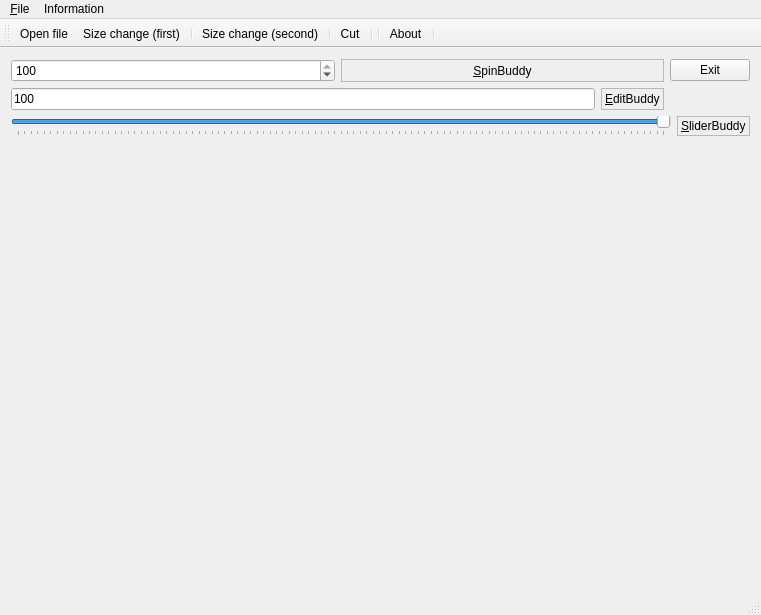
<?xml version="1.0" encoding="UTF-8"?>
<ui version="4.0">
 <class>MainWindow</class>
 <widget class="QMainWindow" name="MainWindow">
  <property name="geometry">
   <rect>
    <x>0</x>
    <y>0</y>
    <width>761</width>
    <height>614</height>
   </rect>
  </property>
  <property name="windowTitle">
   <string>MainWindow</string>
  </property>
  <property name="windowIcon">
   <iconset resource="myimages.qrc">
    <normaloff>:/Images/Images/icon2.ico</normaloff>:/Images/Images/icon2.ico</iconset>
  </property>
  <widget class="QWidget" name="centralWidget">
   <layout class="QGridLayout" name="gridLayout_2">
    <item row="0" column="1">
     <widget class="QPushButton" name="pushButton">
      <property name="text">
       <string>Exit</string>
      </property>
      <property name="icon">
       <iconset resource="myimages.qrc">
        <normaloff>:/Images/Images/Disney_42.png</normaloff>:/Images/Images/Disney_42.png</iconset>
      </property>
     </widget>
    </item>
    <item row="1" column="0">
     <layout class="QHBoxLayout" name="horizontalLayout_2">
      <item>
       <widget class="QLineEdit" name="lineEdit">
        <property name="text">
         <string>100</string>
        </property>
        <property name="maxLength">
         <number>3</number>
        </property>
       </widget>
      </item>
      <item>
       <widget class="QLabel" name="label_2">
        <property name="frameShape">
         <enum>QFrame::StyledPanel</enum>
        </property>
        <property name="text">
         <string>&amp;EditBuddy</string>
        </property>
        <property name="buddy">
         <cstring>lineEdit</cstring>
        </property>
       </widget>
      </item>
     </layout>
    </item>
    <item row="0" column="0">
     <layout class="QHBoxLayout" name="horizontalLayout">
      <item>
       <widget class="QSpinBox" name="spinBox">
        <property name="maximum">
         <number>100</number>
        </property>
        <property name="value">
         <number>100</number>
        </property>
       </widget>
      </item>
      <item>
       <widget class="QLabel" name="label">
        <property name="frameShape">
         <enum>QFrame::StyledPanel</enum>
        </property>
        <property name="text">
         <string>&amp;SpinBuddy</string>
        </property>
        <property name="alignment">
         <set>Qt::AlignCenter</set>
        </property>
        <property name="buddy">
         <cstring>spinBox</cstring>
        </property>
       </widget>
      </item>
     </layout>
    </item>
    <item row="2" column="0" colspan="2">
     <layout class="QHBoxLayout" name="horizontalLayout_3">
      <item>
       <widget class="QSlider" name="horizontalSlider">
        <property name="toolTip">
         <string extracomment="Масштаб %"/>
        </property>
        <property name="toolTipDuration">
         <number>5</number>
        </property>
        <property name="maximum">
         <number>100</number>
        </property>
        <property name="value">
         <number>100</number>
        </property>
        <property name="orientation">
         <enum>Qt::Horizontal</enum>
        </property>
        <property name="invertedAppearance">
         <bool>false</bool>
        </property>
        <property name="invertedControls">
         <bool>false</bool>
        </property>
        <property name="tickPosition">
         <enum>QSlider::TicksBelow</enum>
        </property>
       </widget>
      </item>
      <item>
       <widget class="QLabel" name="label_3">
        <property name="frameShape">
         <enum>QFrame::StyledPanel</enum>
        </property>
        <property name="text">
         <string>&amp;SliderBuddy</string>
        </property>
        <property name="buddy">
         <cstring>horizontalSlider</cstring>
        </property>
       </widget>
      </item>
     </layout>
    </item>
    <item row="3" column="0">
     <widget class="MyPicture" name="widget" native="true">
      <property name="enabled">
       <bool>false</bool>
      </property>
      <property name="minimumSize">
       <size>
        <width>0</width>
        <height>440</height>
       </size>
      </property>
     </widget>
    </item>
   </layout>
  </widget>
  <widget class="QToolBar" name="mainToolBar">
   <attribute name="toolBarArea">
    <enum>TopToolBarArea</enum>
   </attribute>
   <attribute name="toolBarBreak">
    <bool>false</bool>
   </attribute>
   <addaction name="actionOpen_file"/>
   <addaction name="actionSize_change_first"/>
   <addaction name="separator"/>
   <addaction name="actionSize_change_second"/>
   <addaction name="separator"/>
   <addaction name="actionCut"/>
   <addaction name="separator"/>
   <addaction name="separator"/>
   <addaction name="actionAbout"/>
   <addaction name="separator"/>
  </widget>
  <widget class="QStatusBar" name="statusBar"/>
  <widget class="QMenuBar" name="menuBar">
   <property name="geometry">
    <rect>
     <x>0</x>
     <y>0</y>
     <width>761</width>
     <height>21</height>
    </rect>
   </property>
   <widget class="QMenu" name="Act">
    <property name="title">
     <string>&amp;File</string>
    </property>
    <addaction name="actionOpen_file"/>
    <addaction name="actionSize_change_first"/>
    <addaction name="actionSize_change_second"/>
    <addaction name="actionCut"/>
   </widget>
   <widget class="QMenu" name="menuInformation">
    <property name="title">
     <string>Information</string>
    </property>
    <addaction name="actionAbout"/>
   </widget>
   <addaction name="Act"/>
   <addaction name="menuInformation"/>
  </widget>
  <action name="actionSize_change_first">
   <property name="text">
    <string>Size change (first)</string>
   </property>
   <property name="shortcut">
    <string>Ctrl+2</string>
   </property>
  </action>
  <action name="actionSize_change_second">
   <property name="text">
    <string>Size change (second)</string>
   </property>
   <property name="shortcut">
    <string>Ctrl+3</string>
   </property>
  </action>
  <action name="actionCut">
   <property name="text">
    <string>Cut</string>
   </property>
   <property name="shortcut">
    <string>Ctrl+4</string>
   </property>
  </action>
  <action name="actionAbout">
   <property name="text">
    <string>About</string>
   </property>
   <property name="shortcut">
    <string>Ctrl+5</string>
   </property>
  </action>
  <action name="actionOpen_file">
   <property name="text">
    <string>Open file</string>
   </property>
   <property name="shortcut">
    <string>Ctrl+1</string>
   </property>
  </action>
 </widget>
 <layoutdefault spacing="6" margin="11"/>
 <customwidgets>
  <customwidget>
   <class>MyPicture</class>
   <extends>QWidget</extends>
   <header>mypicture.h</header>
   <container>1</container>
   <slots>
    <slot>scaleChanged(int)</slot>
    <slot>windowChange()</slot>
   </slots>
  </customwidget>
 </customwidgets>
 <resources>
  <include location="myimages.qrc"/>
 </resources>
 <connections>
  <connection>
   <sender>spinBox</sender>
   <signal>valueChanged(QString)</signal>
   <receiver>lineEdit</receiver>
   <slot>setText(QString)</slot>
   <hints>
    <hint type="sourcelabel">
     <x>112</x>
     <y>74</y>
    </hint>
    <hint type="destinationlabel">
     <x>103</x>
     <y>87</y>
    </hint>
   </hints>
  </connection>
  <connection>
   <sender>spinBox</sender>
   <signal>valueChanged(int)</signal>
   <receiver>horizontalSlider</receiver>
   <slot>setValue(int)</slot>
   <hints>
    <hint type="sourcelabel">
     <x>57</x>
     <y>74</y>
    </hint>
    <hint type="destinationlabel">
     <x>45</x>
     <y>133</y>
    </hint>
   </hints>
  </connection>
  <connection>
   <sender>horizontalSlider</sender>
   <signal>valueChanged(int)</signal>
   <receiver>spinBox</receiver>
   <slot>setValue(int)</slot>
   <hints>
    <hint type="sourcelabel">
     <x>167</x>
     <y>133</y>
    </hint>
    <hint type="destinationlabel">
     <x>185</x>
     <y>74</y>
    </hint>
   </hints>
  </connection>
  <connection>
   <sender>lineEdit</sender>
   <signal>textChanged(QString)</signal>
   <receiver>MainWindow</receiver>
   <slot>slotToInt(QString)</slot>
   <hints>
    <hint type="sourcelabel">
     <x>237</x>
     <y>86</y>
    </hint>
    <hint type="destinationlabel">
     <x>256</x>
     <y>110</y>
    </hint>
   </hints>
  </connection>
  <connection>
   <sender>MainWindow</sender>
   <signal>mySignal(int)</signal>
   <receiver>spinBox</receiver>
   <slot>setValue(int)</slot>
   <hints>
    <hint type="sourcelabel">
     <x>204</x>
     <y>104</y>
    </hint>
    <hint type="destinationlabel">
     <x>204</x>
     <y>55</y>
    </hint>
   </hints>
  </connection>
  <connection>
   <sender>spinBox</sender>
   <signal>valueChanged(int)</signal>
   <receiver>widget</receiver>
   <slot>scaleChanged(int)</slot>
   <hints>
    <hint type="sourcelabel">
     <x>279</x>
     <y>55</y>
    </hint>
    <hint type="destinationlabel">
     <x>303</x>
     <y>300</y>
    </hint>
   </hints>
  </connection>
  <connection>
   <sender>pushButton</sender>
   <signal>clicked()</signal>
   <receiver>MainWindow</receiver>
   <slot>close()</slot>
   <hints>
    <hint type="sourcelabel">
     <x>751</x>
     <y>76</y>
    </hint>
    <hint type="destinationlabel">
     <x>720</x>
     <y>87</y>
    </hint>
   </hints>
  </connection>
  <connection>
   <sender>horizontalSlider</sender>
   <signal>valueChanged(int)</signal>
   <receiver>MainWindow</receiver>
   <slot>setStatusBar(int)</slot>
   <hints>
    <hint type="sourcelabel">
     <x>584</x>
     <y>117</y>
    </hint>
    <hint type="destinationlabel">
     <x>708</x>
     <y>154</y>
    </hint>
   </hints>
  </connection>
 </connections>
 <slots>
  <signal>mySignal(int)</signal>
  <slot>slotToInt(QString)</slot>
  <slot>setStatusBar(int)</slot>
 </slots>
</ui>
